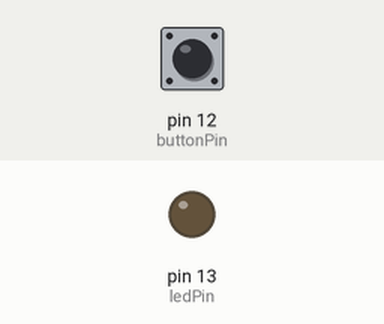
Bench run of a sketch on a simulated Arduino Uno, built with avr-gcc and run on an emulated ATmega328P. Shown: output pins drawn as LEDs (lit = HIGH). Dashed ring = blinking. Inputs (shaded band) come from the test bench; at power-on: pin 12 (buttonPin) HIGH.

Above: at 1.2 s.
1.3 s: pin 12 (buttonPin) pulled LOW for 1 s
At 1.45 s:
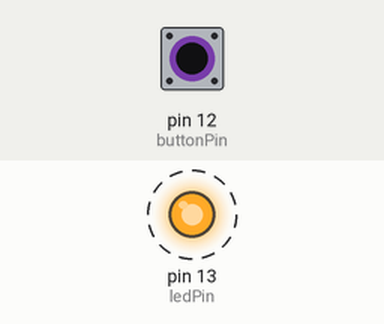
3.8 s: pin 12 (buttonPin) pulled LOW for 3.2 s
At 7.4 s:
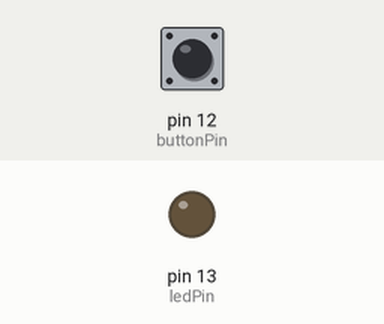
Timing chart, 0 to 8.9 s (numbered marks = the images above; inputs shaded):
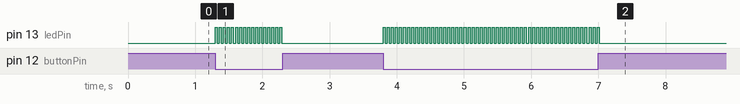

The sketch:

sketch_apr16a.ino
```cpp
//Stuart McCutchen was here
// Tyler Sheetz
//Nathan Swanson was here
const int buttonPin = 12;     // the number of the pushbutton pin
const int ledPin =  13;      // the number of the LED pin

// variables will change:
int buttonState = 0;         // variable for reading the pushbutton status

void setup() {
  // initialize the LED pin as an output:
  pinMode(ledPin, OUTPUT);
  // initialize the pushbutton pin as an input:
  pinMode(buttonPin, INPUT);
}

void loop() {
  // read the state of the pushbutton value:
  buttonState = digitalRead(buttonPin);

  // check if the pushbutton is pressed. If it is, the buttonState is HIGH:
  if (buttonState == LOW) {
    // turn LED on:
    digitalWrite(ledPin, HIGH); // sets the digital pin 13 on
    delay(30);
    // turn LED off
    digitalWrite(ledPin, LOW);  // sets the digital pin 13 off
    delay(30);
  } else {
    // turn LED off:
    digitalWrite(ledPin, LOW);
  }
}
```

Measured:
- after the input at 1.3 s, pin 13 (ledPin): alternates HIGH for 0.03 s and LOW for 0.03 s, 34 changes in all, then stays LOW, starting at once
- after the input at 3.8 s, pin 13 (ledPin): alternates HIGH for 0.03 s and LOW for 0.03 s, 108 changes in all, then stays LOW, starting at once
